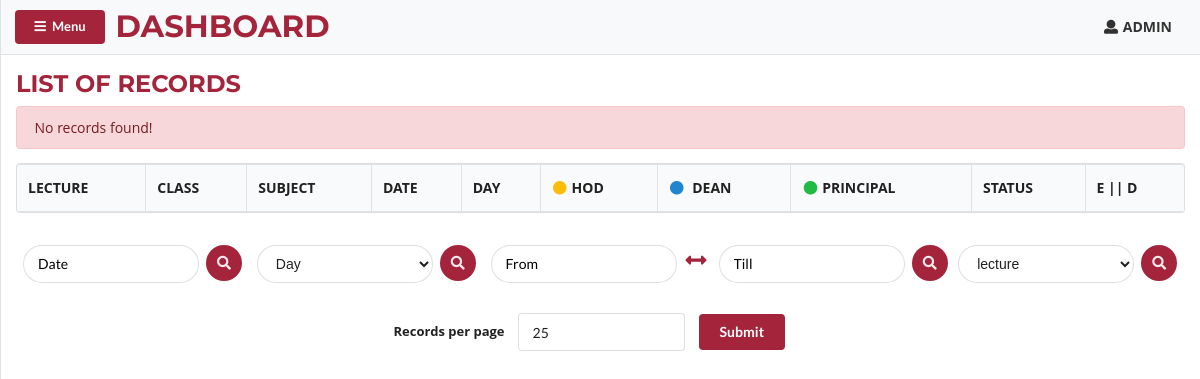
The page /index.php?filter_date=2020-10-13 (signed in) on the database as committed earlier.
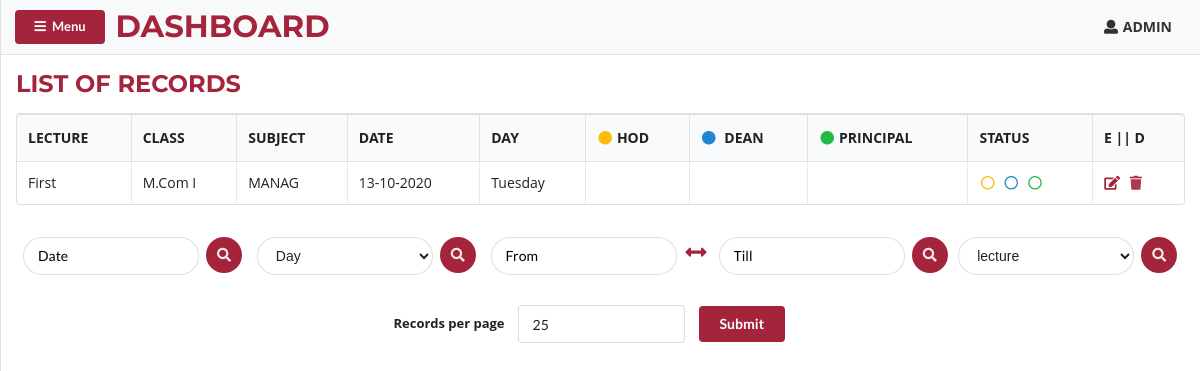
The same page on the database as committed later.
### tables this page shows
CREATE TABLE `notes` (
  `srno` int(10) NOT NULL,
  `username` varchar(20) NOT NULL,
  `lecture` varchar(50) NOT NULL,
  `class` varchar(100) NOT NULL,
  `subject` varchar(100) NOT NULL,
  `date` date NOT NULL,
  `day` varchar(20) NOT NULL,
  `theory/prac` varchar(10) NOT NULL,
  `methodology` varchar(50) NOT NULL,
  `teaching_aid` varchar(50) NOT NULL,
  `content` varchar(100) NOT NULL,
  `class_activity` varchar(50) NOT NULL,
  `attendance` int(5) NOT NULL,
  `other_activity` varchar(50) NOT NULL,
  `remark` varchar(50) NOT NULL,
  `hod` tinyint(1) NOT NULL,
  `dean` tinyint(1) NOT NULL,
  `principal` tinyint(1) NOT NULL,
  `hod_com` varchar(100) NOT NULL,
  `dean_com` varchar(100) NOT NULL,
  `principal_com` varchar(100) NOT NULL
);

### index.php (the view, shortened to what the changed rows need)
<?php include("header.php") ?>
<?php include("sidenav-head.php") ?>
 <div id="page-content-wrapper">
        <nav
          class="navbar navbar-expand-lg navbar-light bg-light border-bottom"
        >
        <h2 class="ml-2 my-0 nav-head">DASHBOARD</h2>
 </nav>
    <div class="container-fluid my-3">
      <div class="head-bar">
        <h2>LIST OF RECORDS</h2>
      </div>
      <table class="ui celled table">
        <thead>
          <tr id="table-head">
            <th>LECTURE</th>
            <th>CLASS</th>
            <th>SUBJECT</th>
            <th>DATE</th>
            <th>DAY</th>
            <th><i class='circle yellow icon'></i>HOD</th>
            <th><i class="circle blue icon"></i> DEAN</th>
            <th><i class="circle green icon"></i>PRINCIPAL</th>
            <th>STATUS</th>
            <th>E || D</th>
          </tr>
        </thead>
        <tbody>
          <?php
            $username = $_SESSION['username'];
            $hod_true ="<i class=\"circle yellow icon\"></i>";
            $hod_false = "<i class=\"circle outline yellow icon\"></i>";
            $incomp = "<i class=\"circle red icon\"></i>";
            $dean_true="<i class=\"circle blue icon\"></i>";
            $dean_false="<i class=\"circle outline blue icon\"></i>";
            $principal_true="<i class=\"circle green icon\"></i>";
            $principal_false="<i class=\"circle outline green icon\"></i>";
              $limit = $_GET['limit'] != "" ? $_GET['limit'] : 25;
              $filter_date = $_GET['filter_date'] != "" ? $_GET['filter_date'] : "empty";
              $filter_day = $_GET['filter_day'] != "" ? $_GET['filter_day'] : "";
              $from_date = $_GET['from_date'] != "" ? $_GET['from_date'] : "";
              $till_date = $_GET['till_date'] != "" ? $_GET['till_date'] : "";
              $filter_lecture = $_GET['filter_lecture'] != "" ? $_GET['filter_lecture'] : "";
            if ($filter_date != "empty") {
              $sql = "SELECT * FROM `notes` WHERE (`username`='$username' OR `username`='$user') AND `date`='$filter_date'  ORDER BY srno DESC LIMIT $limit ";
            } else if ($filter_day != "") {
              $sql = "SELECT * FROM `notes` WHERE (`username`='$username' OR `username`='$user') AND `day`='$filter_day'  ORDER BY srno DESC LIMIT $limit ";
            } else if ($from_date != "") {
              $sql = "SELECT * FROM `notes` WHERE (`username`='$username' OR `username`='$user') AND `date` BETWEEN '$from_date' AND '$till_date' ORDER BY srno DESC LIMIT $limit ";
            } else if ($filter_lecture != "") {
              $sql = "SELECT * FROM `notes` WHERE (`username`='$username' OR `username`='$user') AND `lecture`='$filter_lecture'  ORDER BY srno DESC LIMIT $limit ";
            } else {
              $sql = "SELECT * FROM `notes` WHERE (`username`='$username' OR `username`='$user') ORDER BY srno DESC LIMIT $limit ";
            }
            $result = $db->query($sql);
            if ($result->num_rows > 0) {
              while($row = $result->fetch_assoc()) {
                $date = $row["date"];
                $timestamp = strtotime($date);
                $formatted_date = date("d-m-Y", $timestamp);
                ?>
            <tr>
                <td><?php echo  $row["lecture"] ?></td>
                <td><?php echo  $row["class"] ?></td>
                <td><?php echo  $row["subject"] ?></td>
                <td><?php echo  $formatted_date ?></td>
                <td><?php echo  $row["day"] ?></td>
                <td><?php echo  ($row["hod"] == 1 ? "Complete" : ($row["hod"] == 2 ? "Incomplete" : "")) ?></td>
                <td><?php echo  ($row["dean"] == 1 ? "Complete" : ($row["dean"] == 2 ? "Incomplete" : "")) ?></td>
                <td><?php echo  ($row["principal"] == 1 ? "Complete" : ($row["principal"] == 2 ? "Incomplete" : "")) ?></td>
                <td><?php echo ($row["hod"] == 1 ?  $hod_true : ($row["hod"] == 2 ? $incomp : $hod_false))." ".($row["dean"] == 1 ? $dean_true : ($row["dean"] == 2 ? $incomp : $dean_false))." ".($row["principal"] == 1 ? $principal_true : ($row["principal"] == 2 ? $incomp : $principal_false))?></td>
                <td>
                  <?php if($row["principal"]== 1) { ?>
                    <a class="ui icon button disabled" id="edit" href="edit-record.php?id=<?php echo $row["srno"] ?>"><i class="edit icon"></i></a>
                    <form method="post" action="index.php" class="ui form delete">
                      <button onclick="return checkDelete()" type="submit" name="delete" value='<?php echo $row["srno"] ?>' id="delete" class="ui mini icon button disabled delete">
                        <i class="trash icon"></i>
                      </button>
                    </form>
                    <?php }else { ?>
                    <a class="ui icon" id="edit" href="edit-record.php?id=<?php echo $row["srno"] ?>"><i class="edit icon"></i></a>
                    <form method="post" action="index.php" class="ui form delete">
                      <button onclick="return checkDelete()" type="submit" name="delete" value='<?php echo $row["srno"] ?>' id="delete" class="ui mini icon button delete">
                        <i class="trash icon"></i>
                      </button>
                    </form>
                  <?php } ?>
                </td>
            </tr>
          <?php
              }
              }
              else {
                echo "<div class='alert alert-danger my-2' role='alert'>
                      No records found!
                      </div>";
              }
          ?>
        </tbody>
      </table>
    </div>
<?php include("sidenav-foot.php") ?>
<?php include("footer.php") ?>

Rows that differ between the two databases and show on the page:
added notes: lecture "First", class "M.Com I", subject "MANAG", date "13-10-2020", day "Tuesday", $row["srno"] 1907 (drawn)
Other text that changed with them:
text no longer shown: "No records found!"
